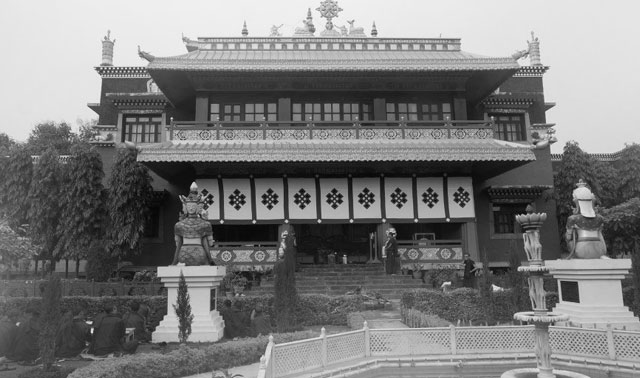
#> input picture 8_Image_restoration/filtro_prom_armonico/edificio_china.jpg, 640 x 378 px, found by its file name
$ python filt_prom.py
#> lines starting #> are read from the running program, lines starting #| are printed output that depends on the picture; after the words box and inside, x2 and y2 are one past the last pixel; in counts of white or black regions, pixels touching at a corner belong together
import numpy as np
import imageio as im
import matplotlib.pyplot as plt
# Importacion de bibliotecas matematica, manejo imagenes y graficado

# Creacion de las funciones im2double e im2uint8 por la falta de
# equivalentes en Python
def im2double(im):
    info = np.iinfo(im.dtype) # Consiguie el tipo de dato de la imagen
    # Divide todos los valores por el maximo
    return im.astype(np.float64) / info.max

def im2uint8(im):
    info = np.iinfo(np.uint8) # Consiguie el tipo de dato de la imagen
    # Multiplica por el valor maximo
    temp = im*info.max
    temp[temp>info.max] = info.max
    temp[temp<info.min] = info.min
    return temp.astype(np.uint8)

def filt_prom(B):
# Filtro promedio
#   Elimina el ruido aditivo de una imagen en escala de grises
#
# Recibe: una matriz de doubles en escala de gris con ruido
# Retorna: una matriz de uint8 en escala de gris sin ruido

    (m, n) = B.shape # se extraen las dimensiones de la imagen
    A_t = np.zeros((m, n))


    # Filtrado en esquinas (4)
    # Esquina 1
    # Pixel a modificar: B(0,0)
    # Pixeles: B(0,0), B(0,1), B(1,0), B(1,1)
    W = B[0, 0] + B[0, 1] + B[1, 0] + B[1, 1]
    A_t[0, 0] = (1/4) * W
    # Esquina 2
    # Pixel a modificar: B(0,n-1)
    # Pixeles: B(0,n-1), B(0,n-2), B(1,n-1), B(1,n-2)
    W = B[0, n-1] + B[0, n-2] + B[1, n-1] + B[1, n-2]
    A_t[0, n-1] = (1/4) * W
    # Esquina 3
    # Pixel a modificar: B(m-1,0)
    # Pixeles: B(m-1,0), B(m-1,1), B(m-2,0), B(m-2,1)
    W = B[m-1, 0] + B[m-1, 1] + B[m-2, 0] + B[m-2, 1]
    A_t[m-1, 0] = (1/4) * W
    # Esquina 4
    # Pixel a modificar: B(m-1,n-1)
    # Pixeles: B(m-1,n-1), B(m-1,n-2), B(m-2,n-1), B(m-2,n-2)
    W = B[m-1, n-1] + B[m-1, n-2] + B[m-2, n-1] + B[m-2, n-2]
    A_t[m-1, n-1] = (1/4) * W


    # Filtrado en bordes
    # Borde superior
    # Pixel a modificar: B(0,y)
    for y in range(1, n-1):
        Wf1 = B[0, y-1] + B[0, y] + B[0, y+1]
        Wf2 = B[1, y-1] + B[1, y] + B[1, y+1]
        A_t[0, y] = (1/6) * (Wf1 + Wf2)
    # Borde inferior
    # Pixel a modificar: B(m-1,y)
        Wf1 = B[m-2, y-1] + B[m-2, y] + B[m-2, y+1]
        Wf2 = B[m-1, y-1] + B[m-1, y] + B[m-1, y+1]
        A_t[m-1, y] = (1/6) * (Wf1 + Wf2)
    # Borde derecho
    # Pixel a modificar: B(x,n-1)
    for x in range(1, m-1):
        Wc1 = B[x-1, n-2] + B[x, n-2] + B[x+1, n-2]
        Wc2 = B[x-1, n-1] + B[x, n-1] + B[x+1, n-1]
        A_t[x, n-1] = (1/6) * (Wc1 + Wc2)
    # Borde izquierdo
    # Pixel a modificar: B(x,0)
        Wc1 = B[x-1, 0] + B[x, 0] + B[x+1, 0]
        Wc2 = B[x-1, 1] + B[x, 1] + B[x+1, 1]
        A_t[x, 0] = (1/6) * (Wc1 + Wc2)


    # Filtrado en centros
    # Pixel a modificar: B(x,y)
    for x in range(1, m-1):
        for y in  range(1, n-1):
            Wf1 = B[x-1, y-1] + B[x-1, y] + B[x-1, y+1] # Fila 1
            Wf2 = B[x, y-1] + B[x, y] + B[x, y+1] # Fila 2
            Wf3 = B[x+1, y-1] + B[x+1, y] + B[x+1, y+1] # Fila 3
            A_t[x, y] = (1/9) * (Wf1 + Wf2 + Wf3)

    return im2uint8(A_t)

A = im.imread("edificio_china.jpg") # lectura de imagen en escala a grises
#> A is the input picture: shape (378, 640, 3); min 1, max 254, mean 123.5

# Crear un ruido aditivo
A = im2double(A) # Se normaliza la imagen
A = A[:, :, 0] # Se utiliza uno de los canales de colores
#> A: shape (378, 640) float64
# la imagen no esta en escala de grises pero sus canales son iguales
(m, n) = A.shape # se extraen las dimensiones de la imagen
#> m = 378; n = 640
N = 0.05 * np.random.randn(m, n) # Se consigue una matrix aleatoria de floats
B = A + N # La imagen con ruido, con valores double normalizados
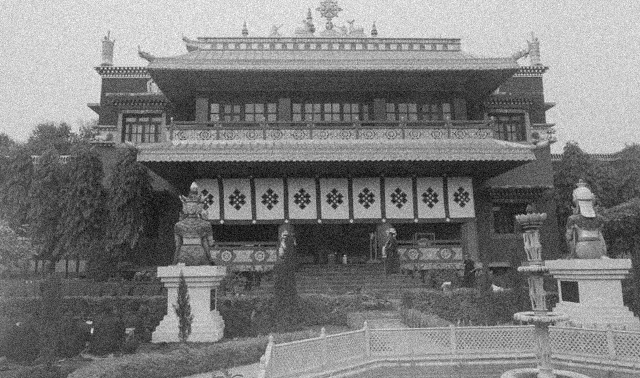
#> B: shape (378, 640) float64; min -0.117, max 1.11, mean 0.484; drawn with min black and max white

B1 = im2uint8(B)
#> in im2uint8, `temp[temp>info.max] = info.max`: temp: shape (378, 640) float64; min -29.8, max 255, mean 123.4
#> in im2uint8, `temp[temp<info.min] = info.min`: temp: shape (378, 640) float64; min 0, max 255, mean 123.5

plt.figure(1) # creacion de nueva figura para graficado
plt.subplot(121) # posicionamiento de imagen
plt.title("Imagen con ruido")
plt.imshow(B1, cmap='gray', vmin = 0, vmax = 255, interpolation='none')
# muestra matriz como imagen

# Filtro Promedio
B = filt_prom(A)
#> in filt_prom, `W = B[0, 0] + B[0, 1] + B[1, 0] + B[1, 1]`: W = 3.61
#> in filt_prom, `A_t[0, 0] = (1/4) * W`:
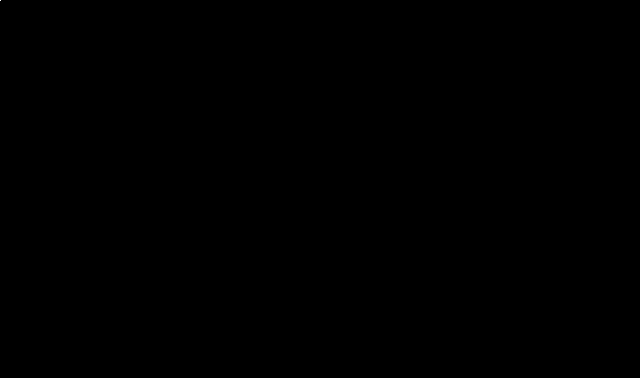
#> A_t: shape (378, 640) float64; values 0 (black) and 0.902 (white), 0% white in thin lines or dots, all inside (x1, y1, x2, y2) = (0, 0, 1, 1)
#> in filt_prom, `W = B[0, n-1] + B[0, n-2] + B[1, n-1] + B[1, n-2]`: W = 3.59
#> in filt_prom, `A_t[0, n-1] = (1/4) * W`: A_t: shape (378, 640) float64; under 0.01% of pixels changed, all inside (x1, y1, x2, y2) = (639, 0, 640, 1)
#> in filt_prom, `W = B[m-1, 0] + B[m-1, 1] + B[m-2, 0] + B[m-2, 1]`: W = 1.63
#> in filt_prom, `A_t[m-1, 0] = (1/4) * W`: A_t: shape (378, 640) float64; min 0, max 0.902, mean 9.13e-06
#> in filt_prom, `W = B[m-1, n-1] + B[m-1, n-2] + B[m-2, n-1] + B[m-2, n-2]`: W = 2.16
#> in filt_prom, `A_t[m-1, n-1] = (1/4) * W`: A_t: shape (378, 640) float64; min 0, max 0.902, mean 1.14e-05
#> the loop in filt_prom, `for y in range(1, n-1):` made 638 passes
#> after the loop in filt_prom, `for y in range(1, n-1):`:
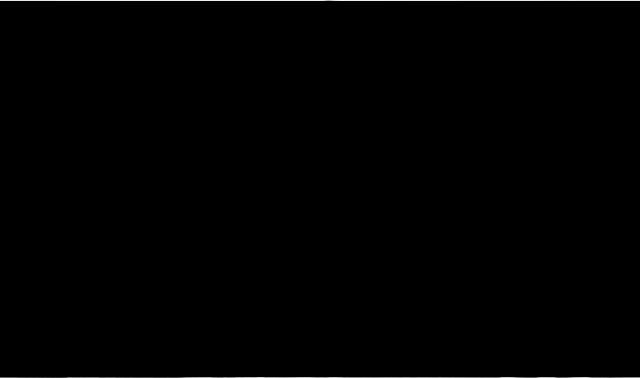
#> A_t: shape (378, 640) float64; min 0, max 0.944, mean 0.00384
#> the loop in filt_prom, `for x in range(1, m-1):` made 376 passes
#> after the loop in filt_prom, `for x in range(1, m-1):`:
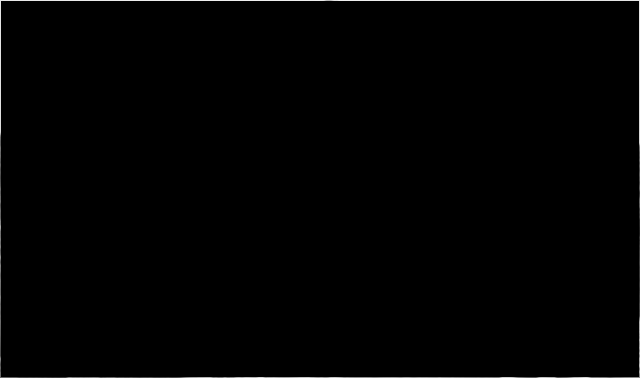
#> A_t: shape (378, 640) float64; 0.31% of pixels changed, all inside (x1, y1, x2, y2) = (0, 1, 640, 377)

plt.subplot(122) # posicionamiento de la nueva imagen
plt.title("Imagen Filtrada Promedio")
plt.imshow(B, cmap='gray', vmin = 0, vmax = 255, interpolation='none')
# muestra matriz como imagen

plt.show() # despliega la grafica
